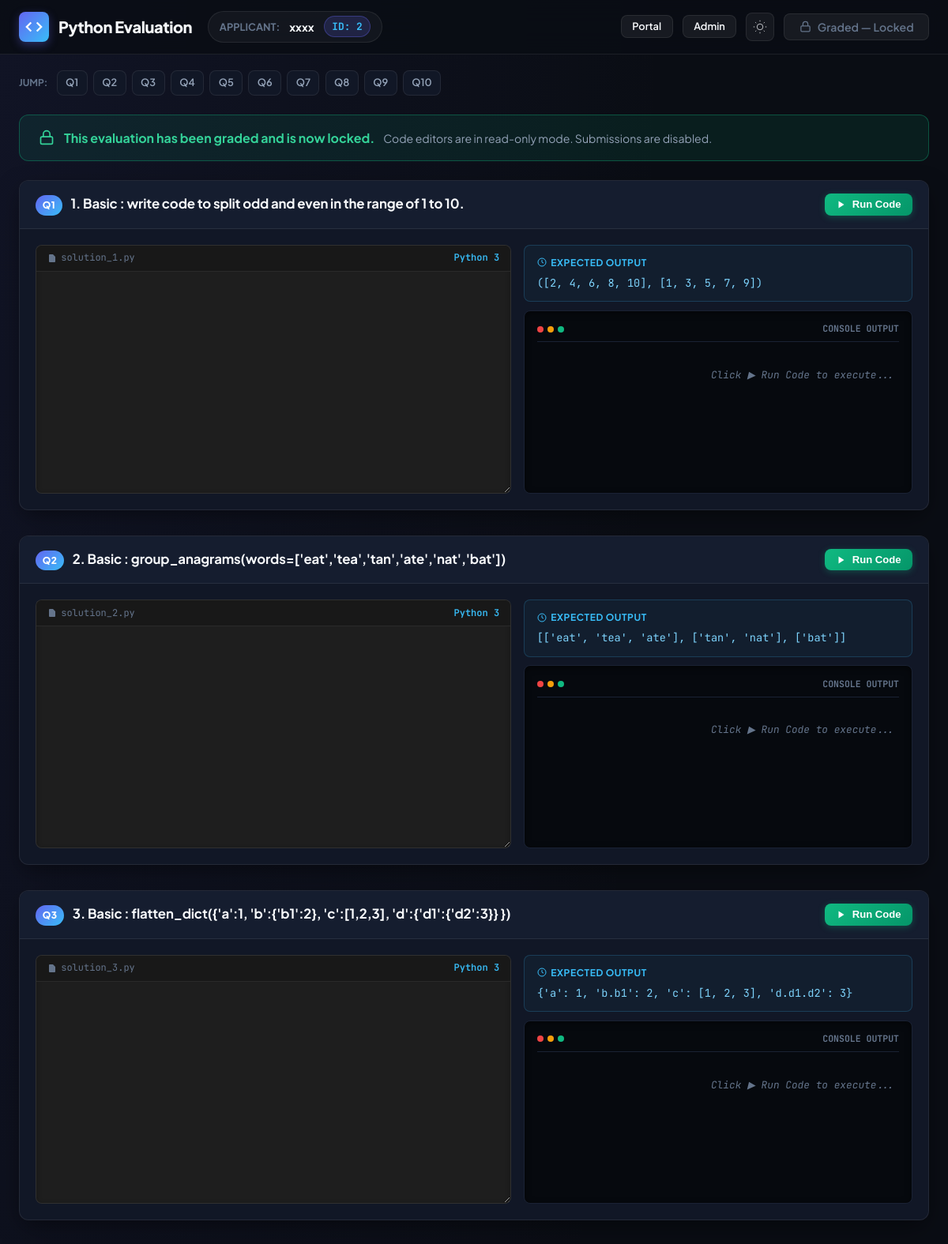
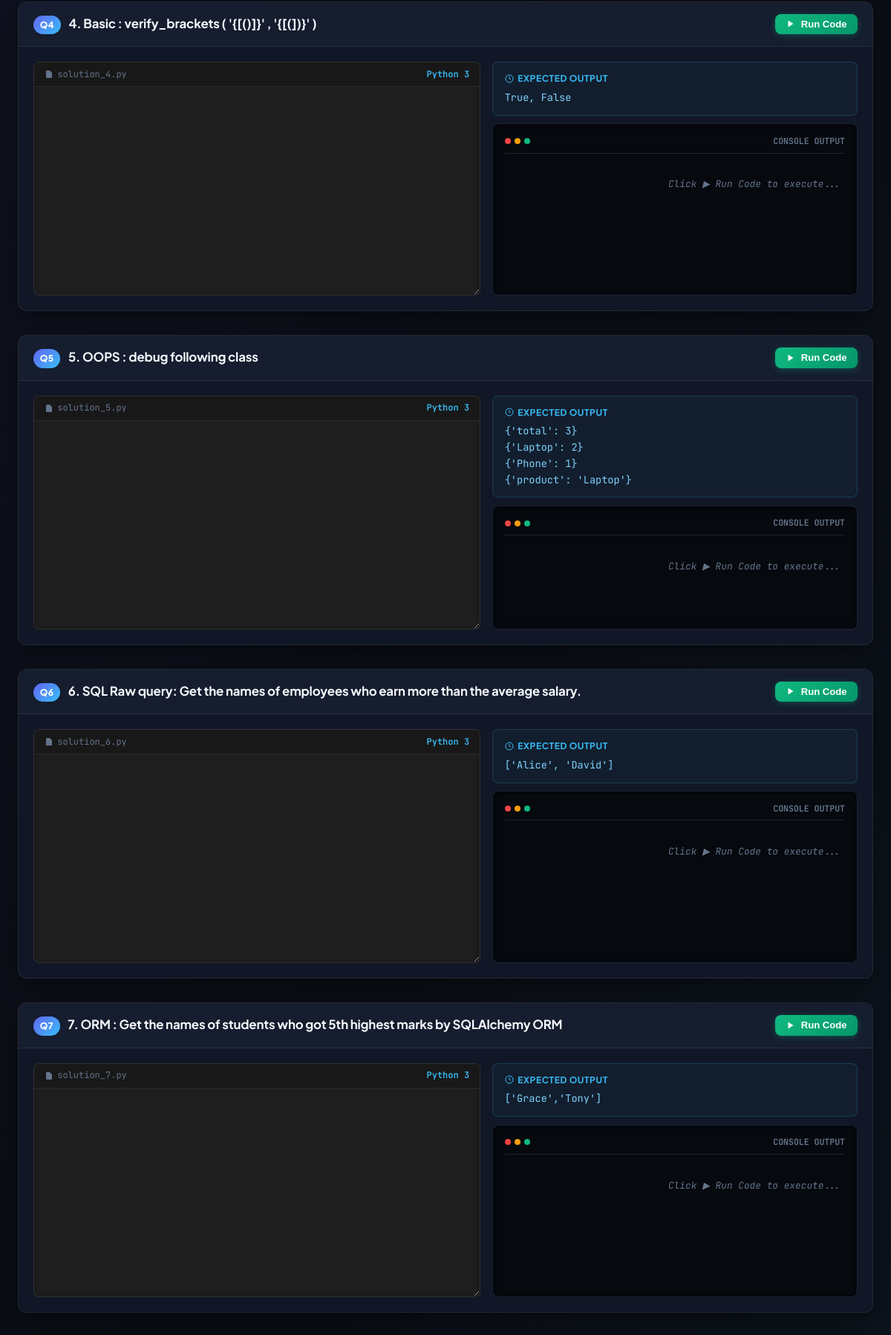
Screenshot of /evaluate/2 (upper part) with the database file from the repository (2 pictures, top to bottom).
### tables this page shows
CREATE TABLE applicants (
            id INTEGER PRIMARY KEY AUTOINCREMENT,
            name TEXT DEFAULT 'xxxx',
            created_at TIMESTAMP DEFAULT CURRENT_TIMESTAMP
        , status TEXT DEFAULT 'In Progress', total_marks REAL DEFAULT 0.0, overall_feedback TEXT, submitted_at TIMESTAMP);

CREATE TABLE answers (
            applicant_id INTEGER,
            question_id INTEGER,
            code TEXT,
            updated_at TIMESTAMP DEFAULT CURRENT_TIMESTAMP, marks REAL, notes TEXT,
            PRIMARY KEY (applicant_id, question_id)
        );

### app.py (the view)
@app.route('/evaluate/<int:applicant_id>')
def evaluate(applicant_id):
    conn = sqlite3.connect(DB_PATH, timeout=20.0)
    conn.row_factory = sqlite3.Row
    cursor = conn.cursor()
    applicant = cursor.execute('SELECT * FROM applicants WHERE id = ?', (applicant_id,)).fetchone()
    if not applicant:
        cursor.execute("INSERT INTO applicants (id, name, status) VALUES (?, 'xxxx', 'In Progress')", (applicant_id,))
        conn.commit()
        applicant = {'id': applicant_id, 'name': 'xxxx', 'status': 'In Progress'}
    rows = cursor.execute('SELECT question_id, code FROM answers WHERE applicant_id = ?', (applicant_id,)).fetchall()
    saved_answers = {r['question_id']: r['code'] for r in rows}
    conn.close()
    prepared_questions = []
    for q in QUESTIONS:
        item = dict(q)
        item['current_code'] = saved_answers.get(q['id'], q['prefill'])
        prepared_questions.append(item)
    return render_template('evaluate.html', applicant=applicant, questions=prepared_questions)

### templates/evaluate.html (shortened to what this page needs)
<!DOCTYPE html>
<html lang="en" data-theme="dark">
<head>
</head>
<body>
<header class="app-header">
    <div class="header-container">
        <div style="display: flex; align-items: center; gap: 1.25rem; flex-wrap: wrap;">
            <a href="/" class="brand-title" style="text-decoration: none; color: inherit; display: flex; align-items: center; gap: 0.75rem;" title="Back to Candidate Portal">
                <div class="brand-icon">
                    <svg width="22" height="22" fill="none" stroke="currentColor" stroke-width="2.5" viewBox="0 0 24 24">
                        <polyline points="16 18 22 12 16 6"></polyline>
                        <polyline points="8 6 2 12 8 18"></polyline>
                    </svg>
                </div>
                <span>Python Evaluation</span>
            </a>
            <div class="applicant-info-pill">
                <span style="color: var(--text-dim); font-size: 0.8rem; text-transform: uppercase; font-weight: 700;">Applicant:</span>
                <strong style="color: var(--text-main);">{{ applicant.name }}</strong>
                <span class="applicant-id-badge">ID: <span id="applicant_id">{{ applicant.id }}</span></span>
            </div>
        </div>
        <div class="header-actions">
            <a href="/" class="btn btn-secondary" style="font-size: 0.8rem; padding: 0.45rem 0.85rem;" title="Candidate Portal Home">
                Portal
            </a>
            <a href="/admin" class="btn btn-secondary" style="font-size: 0.8rem; padding: 0.45rem 0.85rem;" title="Admin Console: View Submissions & Enter Marks">
                Admin
            </a>
            <button id="theme-toggle-btn" class="theme-btn" title="Toggle Dark/Light Mode">
            </button>
            {% if applicant.status == 'Graded' %}
            <span class="btn" style="background: rgba(255,255,255,0.06); color: var(--text-dim); cursor: not-allowed; border: 1px solid var(--border-color);" title="This evaluation has been graded and is locked">
                <svg width="15" height="15" fill="none" stroke="currentColor" stroke-width="2" viewBox="0 0 24 24"><rect x="3" y="11" width="18" height="11" rx="2" ry="2"></rect><path d="M7 11V7a5 5 0 0 1 10 0v4"></path></svg>
                Graded — Locked
            </span>
            {% else %}
            <button class="btn btn-primary" onclick="submitAnswers()">
                <svg width="16" height="16" fill="none" stroke="currentColor" viewBox="0 0 24 24"><polyline points="20 6 9 17 4 12"></polyline></svg>
                Submit All Answers
            </button>
            {% endif %}
        </div>
    </div>
</header>
<div class="jump-nav-bar">
    <span style="font-size: 0.75rem; color: var(--text-dim); text-transform: uppercase; font-weight: 700; margin-right: 0.25rem;">Jump:</span>
    {% for q in questions %}
    <a href="#question-{{ q.id }}" class="jump-pill" title="{{ q.title }}">Q{{ q.id }}</a>
    {% endfor %}
</div>
{% if applicant.status == 'Graded' %}
<div style="max-width: 1280px; margin: 1rem auto 0; padding: 0 1.5rem;">
    <div style="background: rgba(16, 185, 129, 0.1); border: 1px solid rgba(16, 185, 129, 0.35); border-radius: var(--radius-md); padding: 1rem 1.5rem; display: flex; align-items: center; gap: 0.75rem; flex-wrap: wrap;">
        <svg width="20" height="20" fill="none" stroke="#34d399" stroke-width="2" viewBox="0 0 24 24"><rect x="3" y="11" width="18" height="11" rx="2" ry="2"></rect><path d="M7 11V7a5 5 0 0 1 10 0v4"></path></svg>
        <div>
            <strong style="color: #34d399;">This evaluation has been graded and is now locked.</strong>
            <span style="color: var(--text-muted); font-size: 0.88rem; margin-left: 0.5rem;">Code editors are in read-only mode. Submissions are disabled.</span>
        </div>
    </div>
</div>
{% endif %}
<main class="main-container">
    {% for q in questions %}
    <div class="eval-card" id="question-{{ q.id }}">
        <div class="eval-card-header">
            <div class="eval-q-title-group">
                <span class="eval-q-num">Q{{ q.id }}</span>
                <h2 class="eval-q-title">{{ q.title }}</h2>
            </div>
            <button
                type="button"
                class="btn btn-run"
                onclick="runCode({{ q.id }})"
                title="Execute Python Code"
                id="btn-run-{{ q.id }}"
            >
                <svg width="12" height="12" fill="currentColor" viewBox="0 0 24 24"><polygon points="5 3 19 12 5 21 5 3"/></svg>
                Run Code
            </button>
        </div>
        <div class="eval-card-body">
            <div class="ide-split">
                <div class="ide-editor-pane">
                    <div class="editor-frame">
                        <div class="editor-top-bar">
                            <span style="display: flex; align-items: center; gap: 0.35rem;">
                                <svg width="12" height="12" fill="currentColor" viewBox="0 0 24 24"><path d="M14 2H6a2 2 0 0 0-2 2v16a2 2 0 0 0 2 2h12a2 2 0 0 0 2-2V8z"></path></svg>
                                solution_{{ q.id }}.py
                            </span>
                            <span style="color: var(--accent-cyan); font-weight: 600;">Python 3</span>
                        </div>
                        <div id="editor_{{ q.id }}" class="monaco-editor-box"></div>
                    </div>
                </div>
                <div class="ide-output-pane">
                    {% if q.expected_output %}
                    <div class="expected-box">
                        <div class="expected-label">
                            <svg width="12" height="12" fill="none" stroke="currentColor" stroke-width="2" viewBox="0 0 24 24"><circle cx="12" cy="12" r="10"></circle><polyline points="12 6 12 12 16 14"></polyline></svg>
                            Expected Output
                        </div>
                        <div class="expected-code">{{ q.expected_output }}</div>
                    </div>
                    {% endif %}
                    <div class="output-box" id="output_{{ q.id }}">
                        <div class="terminal-header">
                            <div class="terminal-dots">
                                <span class="terminal-dot dot-red"></span>
                                <span class="terminal-dot dot-yellow"></span>
                                <span class="terminal-dot dot-green"></span>
                            </div>
                            <span id="output-meta-{{ q.id }}">Console Output</span>
                        </div>
                        <div class="terminal-body" id="output-text-{{ q.id }}">
                            <span class="terminal-placeholder">Click ▶ Run Code to execute...</span>
                        </div>
                    </div>
                </div>
            </div>
        </div>
    </div>
    {% endfor %}
</main>
</body>
</html>

### rows the page displays
applicants: name "xxxx", id "2"
answers: id "1", title "1. Basic : write code to split odd and even in the range of 1 to 10.", expected_output "([2, 4, 6, 8, 10], [1, 3, 5, 7, 9])"

### other values shown
{{ q.id }} "2" "3" "4" "5" "6" "7" "8" "9" "10"
{{ q.id }} "2" "3" "4" "5" "6" "7"
{{ q.title }} "2. Basic : group_anagrams(words=['eat','tea','tan','ate','nat','bat'])" "3. Basic : flatten_dict({'a':1, 'b':{'b1':2}, 'c':[1,2,3], 'd':{'d1':{'d2':3}} })" "4. Basic : verify_brackets ( '{[()]}' , '{[(])}' )" "5. OOPS : debug following class" "6. SQL Raw query: Get the names of employees who earn more than the average salary." "7. ORM : Get the names of students who got 5th highest marks by SQLAlchemy ORM"
{{ q.expected_output }} "[['eat', 'tea', 'ate'], ['tan', 'nat'], ['bat']]" "{'a': 1, 'b.b1': 2, 'c': [1, 2, 3], 'd.d1.d2': 3}" "True, False" "{'total': 3} {'Laptop': 2} {'Phone': 1} {'product': 'Laptop'}" "['Alice', 'David']" "['Grace','Tony']"
